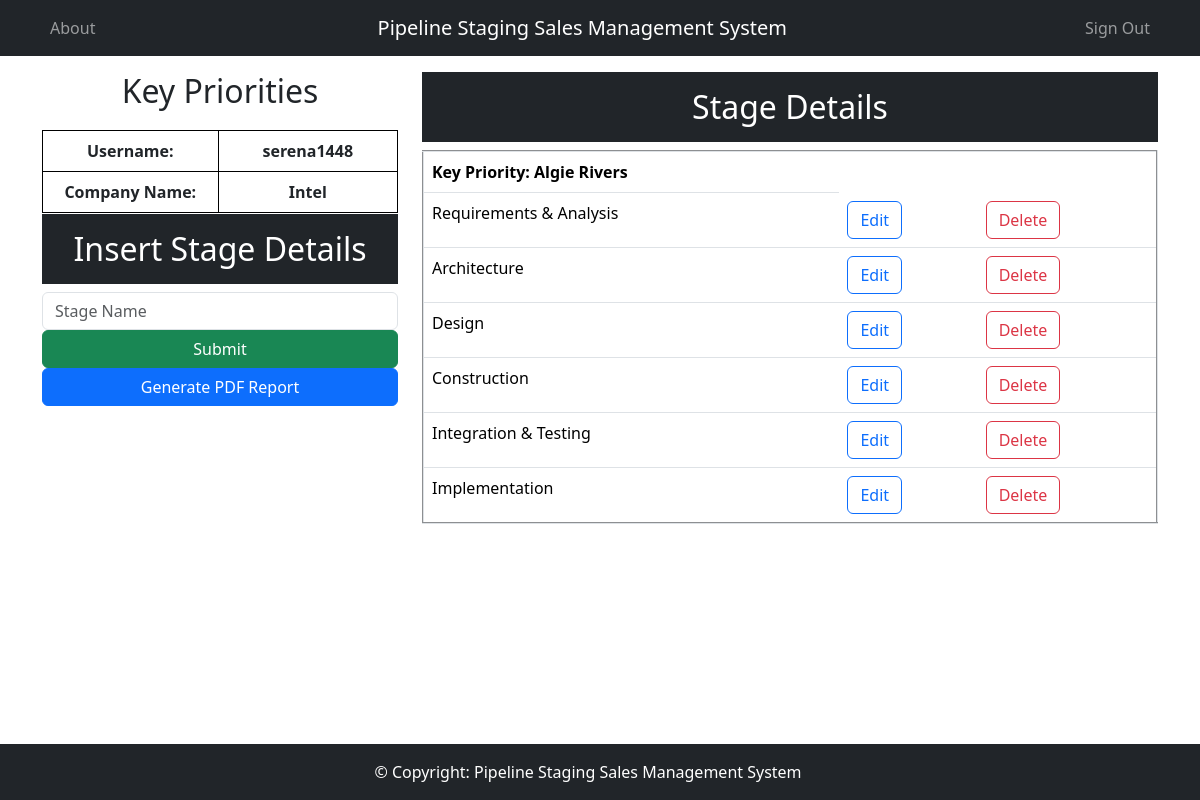
Page /SalesManagementSystemApp/KeyPriorities/IT/serena1448/Intel/ on the earlier database version.
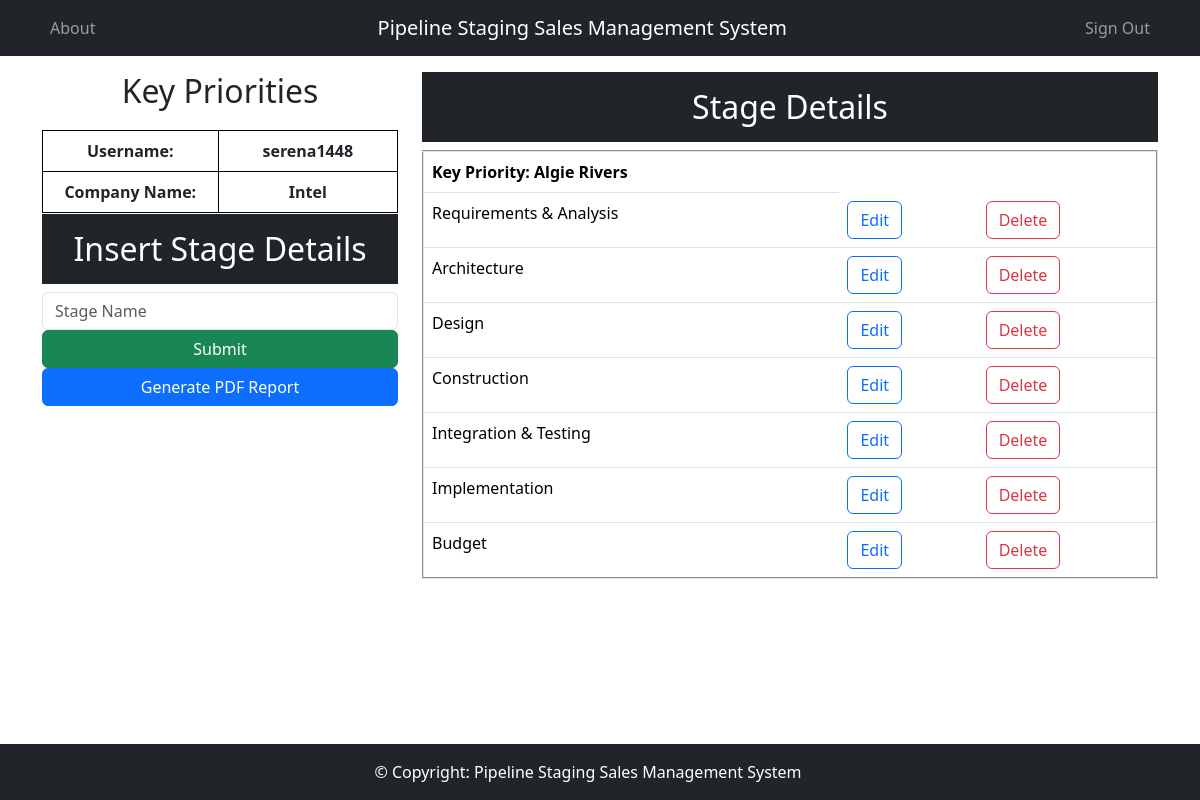
Same page on the later database version.
### SalesManagementSystemApp/models.py (models this page shows, shortened)
class ITStage(models.Model):
    custom_stage = models.CharField(max_length=150)

### SalesManagementSystemApp/views.py (the view)
# urls.py: path('SalesManagementSystemApp/KeyPriorities/IT/<str:username>/<str:company_name>/', views.ITMethod, name = 'IT'),
def ITMethod(request, username, company_name):
    data = ITStage.objects.all()
    context = {'data': data, 'username': username, 'company_name': company_name}
    return render(request, "SalesManagementSystemApp/IT.html", context)

### SalesManagementSystemApp/templates/SalesManagementSystemApp/IT.html (shortened to what this page needs)
{% load static %}
<!DOCTYPE HTML>
<html lang="en">
<head>
    <link href="https://cdn.jsdelivr.net/npm/bootstrap@5.3.3/dist/css/bootstrap.min.css" rel="stylesheet">
    <link rel="stylesheet" href="{% static 'SalesManagementSystemApp/css/newitstyles.css' %}">
</head>
<body>
<nav class="navbar navbar-expand-lg navbar-dark bg-dark">
    <div class="container">
        <div class="collapse navbar-collapse justify-content-flex-start">
            <ul class="navbar-nav">
                 <li class="nav-item">
                    <a class="nav-link"
                href="{%url 'SalesManagementSystemApp:About'%}">About</a>
                </li>
            </ul>
        </div>
        <nav class="navbar-brand">Pipeline Staging Sales Management System</nav>
         <div class="collapse navbar-collapse justify-content-end">
             <ul class="navbar-nav">
               <li class="nav-item">
                    <a class="nav-link"
                href="{%url 'SalesManagementSystemApp:SignOut'%}">Sign Out</a>
                </li>
                </ul>
        </div>
    </div>
  </nav>
{% block content %}
<div class="container mt-3">
    <div class="row">
        <div class="col-md-4">
            <div class="form-headingdetail">
                <h2>Key Priorities</h2>
            </div>
            <div class="tableusers">
                <table border="2">
                    <tbody>
                        <tr>
                            <td><b>Username:</b></td>
                            <td><b>{{ username }}</b></td>
                        </tr>
                        <tr>
                            <td><b>Company Name:</b></td>
                            <td><b>{{ company_name }}</b></td>
                        </tr>
                    </tbody>
                </table>
            </div>
        </div>
        <div class="col-md-8">
    <h2 class="text-center text-white bg-dark p-3">Stage Details</h2>
    <table class="table" border = "2">
        <thead>
            <tr>
                <th scope="col">Key Priority: Algie Rivers</th>
            </tr>
        </thead>
        <tbody>
            {% for d in data %}
                <tr>
                    <td>{{ d.custom_stage }}</td>
                    <td><a type="button" href="{% url 'SalesManagementSystemApp:ITTableUpdateStage' id=d.id username=username company_name=company_name  %}" class="btn btn-outline-primary">Edit</a></td>
                    <td><a type="button" href="{% url 'SalesManagementSystemApp:ITTableDeleteStage' id=d.id username=username company_name=company_name stage_name=d.custom_stage %}" class="btn btn-outline-danger">Delete</a></td>
                </tr>
            {% endfor %}
        </tbody>
    </table>
</div>
<div class="fixed-container">
    <div class="container mt-1">
        <div class="row">
            <div class="col-md-4">
                <h2 class="text-center text-white bg-dark p-3">Insert Stage Details</h2>
                <form action="{% url 'SalesManagementSystemApp:ITTableInsertStage' username=username company_name=company_name %}" method="POST">
                    <div class="form-group">
                        <input type="text" class="form-control" placeholder="Stage Name" name="custom_stage">
                    </div>
                    <div class="d-grid gap-2">
                        <button class="btn btn-success" type="submit">Submit</button>
                    </div>
                </form>
                <div class="d-grid gap-2">
                    <a href="{% url 'SalesManagementSystemApp:ITTableGenerate_PDF' username=username company_name=company_name %}" class="btn btn-primary">Generate PDF Report</a>
                </div>
            </div>
        </div>
    </div>
</div>
 {% endblock content %}
<footer class="bg-dark text-white text-center text-lg-start fixed-bottom">
  <div class="container-fluid p-3 row justify-content-center">
    <div class="row">
     <div class="text-center">
       © Copyright: Pipeline Staging Sales Management System
     </div>
    </div>
  </div>
</footer>
  </body>
</html>

Differences in the rows shown:
added ITStage: custom_stage "Budget"
